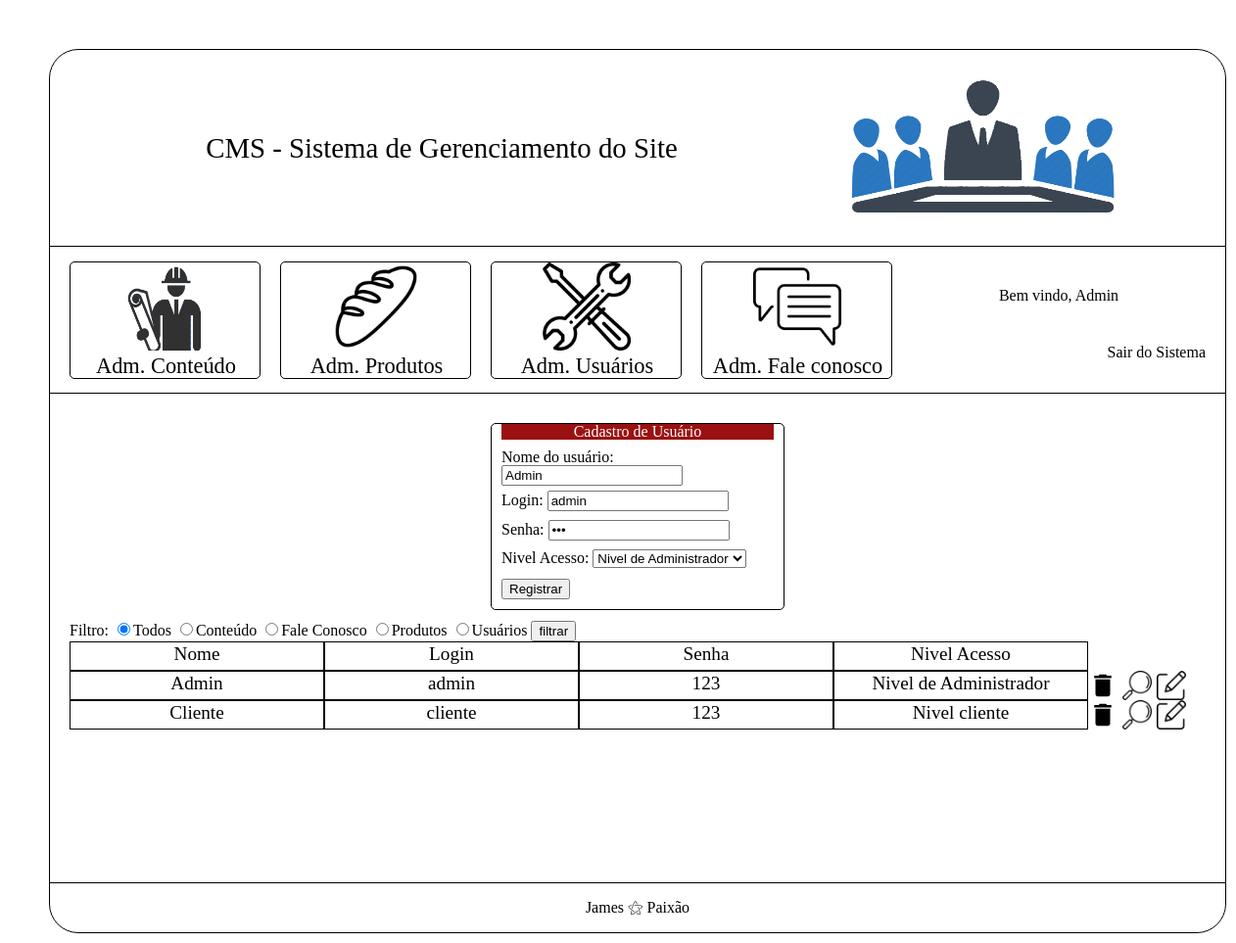
The page /cms/pagina_usuarios.php?modo=editar&id=1 (signed in) on the database its author committed.
### tables this page shows
create table tblUsuario (
	idUsuario int(11) not null auto_increment primary key,
    nome varchar(200) not null,
    login varchar(200) not null,
    senha varchar(100) not null,
    idNivelAcesso int(11) not null,
    constraint FK_idNivelAcesso_tblUsuario foreign key (idNivelAcesso)
    references tblNivelAcesso (idNivelAcesso)
);

create table tblNivelAcesso (
	idNivelAcesso int(11) not null auto_increment primary key,
    nomeNivel varchar(200) not null,
    acessoConteudo boolean not null,
    acessoFaleConosco boolean not null,
    acessoProduto boolean not null,
    acessoUsuarios boolean not null
);

### cms/pagina_usuarios.php (the view, shortened to what this page needs)
<?php
    $conexao = conexaoMysql();
    $dominio= $_SERVER['HTTP_HOST'];
    $url = "http://" . $dominio. $_SERVER['REQUEST_URI'];
    if(isset($_POST['botao_filtrar'])){
        if($_GET['modo']){
            if($_GET['modo'] == 'filtrar'){
                $filtro = $_POST['input_filter'];
                switch($filtro){
                    case "c":
                        $sqlQuerySelect = "select tblUsuario.*, tblNivelAcesso.nomeNivel
                            from tblUsuario, tblNivelAcesso
                            where tblUsuario.idNivelAcesso = tblNivelAcesso.idNivelAcesso
                            and tblNivelAcesso.acessoConteudo = 1
                            order by tblUsuario.nome";
                    break;
                    case "f":
                        $sqlQuerySelect = "select tblUsuario.*, tblNivelAcesso.nomeNivel
                            from tblUsuario, tblNivelAcesso
                            where tblUsuario.idNivelAcesso = tblNivelAcesso.idNivelAcesso
                            and tblNivelAcesso.acessoFaleConosco = 1
                            order by tblUsuario.nome";
                    break;
                    case "p":
                        $sqlQuerySelect = "select tblUsuario.*, tblNivelAcesso.nomeNivel
                            from tblUsuario, tblNivelAcesso
                            where tblUsuario.idNivelAcesso = tblNivelAcesso.idNivelAcesso
                            and tblNivelAcesso.acessoProduto = 1
                            order by tblUsuario.nome";
                    break;
                    case "u":
                        $sqlQuerySelect = "select tblUsuario.*, tblNivelAcesso.nomeNivel
                            from tblUsuario, tblNivelAcesso
                            where tblUsuario.idNivelAcesso = tblNivelAcesso.idNivelAcesso
                            and tblNivelAcesso.acessoUsuarios = 1
                            order by tblUsuario.nome";
                    break;
                    default:
                        $sqlQuerySelect = "select tblUsuario.*, tblNivelAcesso.nomeNivel
                            from tblUsuario, tblNivelAcesso
                            where tblUsuario.idNivelAcesso = tblNivelAcesso.idNivelAcesso
                            order by tblUsuario.nome";
                    break;
                }
            }
        }
    }
    else{
        $sqlQuerySelect = "select tblUsuario.*, tblNivelAcesso.nomeNivel
                            from tblUsuario, tblNivelAcesso
                            where tblUsuario.idNivelAcesso = tblNivelAcesso.idNivelAcesso
                            order by tblUsuario.nome";
    }
    $select = mysqli_query($conexao, $sqlQuerySelect);
    $action = "modulos/inserir_usuario.php?modo=inserir&url=".$url;
    $nome = null;
    $login = null;
    $senha = null;
    $idNivelAcesso = null;
    $nomeNivel = null;
    if(isset($_GET['modo'])){
        if($_GET['modo'] == 'editar'){
            if(isset($_GET['id'])){
                $id = $_GET['id'];
                $querySelectUsuario = "
                    select tblUsuario.*,
                    tblNivelAcesso.idNivelAcesso, tblNivelAcesso.nomeNivel
                    from tblUsuario, tblNivelAcesso
                    where tblUsuario.idNivelAcesso = tblNivelAcesso.idNivelAcesso
                    and tblUsuario.idUsuario = ".$id;
                $selectDados = mysqli_query($conexao, $querySelectUsuario);
                if($rsInfoUsuario = mysqli_fetch_assoc($selectDados)){
                    $nome = $rsInfoUsuario['nome'];
                    $login = $rsInfoUsuario['login'];
                    $senha = $rsInfoUsuario['senha'];
                    $idNivelAcesso = $rsInfoUsuario['idNivelAcesso'];
                    $nomeNivel = $rsInfoUsuario['nomeNivel'];
                    $action = "modulos/atualizar.php?modo=atualizar&id=".$rsInfoUsuario['idUsuario']."&url=".$url."&origem=pagina_usuarios";
                }
            }
        }
    }
?>
<!DOCTYPE html>
<html lang="pt-br">
    <head>
        <?php
            require_once('modulos/imports.php');
        ?>
    </head>
    <body>
        <div id="div_cms">
            <?php
                require_once('modulos/menu.php');
            ?>
            <div id="div_submenus_cms">
                <form action="<?=$action?>" name="form_adm_usuario_cadastrar" method="post">
                    <div class="div_cadastro">
                        <div class="titulo_do_cadastro">Cadastro de Usuário</div>
                        <div class="input_cadastro">
                            Nome do usuário: <input type="text" name="nome_input_usuario" value="<?=$nome?>" required>
                        </div>
                        <div class="input_cadastro">
                            Login: <input type="text" name="login_input" value="<?=$login?>" required>
                        </div>
                        <div class="input_cadastro">
                            Senha: <input type="password" name="senha_input" value="<?=$senha?>" required>
                        </div>
                        <div class="input_cadastro">
                            Nivel Acesso:
                            <select name="nivel_acesso_select">
                                <?php
                                    if(isset($_GET['modo'])){
                                        if($_GET['modo'] == 'editar'){
                                            ?>
                                                <option value="<?=$idNivelAcesso?>"><?=$nomeNivel?></option>
                                            <?php
                                        }
                                    }
                                    else{
                                ?>
                                        <option value="">Selecione um Nivel</option>
                                <?php
                                    }
                                ?>
                            </select>
                        </div>
                        <div class="botaoRegistrar">
                            <input type="submit" name="submit_cms" value="Registrar">
                        </div>
                    </div>
                </form>
                <form name="filtro_adm_fale_conosco" action="pagina_usuarios.php?modo=filtrar" method="post">
                    Filtro:
                    <input type="radio" name="input_filter" value="a" checked>Todos
                    <input type="radio" name="input_filter" value="c">Conteúdo
                    <input type="radio" name="input_filter" value="f">Fale Conosco
                    <input type="radio" name="input_filter" value="p">Produtos
                    <input type="radio" name="input_filter" value="u">Usuários
                    <input type="submit" value="filtrar" name="botao_filtrar">
                </form>
                <div class="div_comentarios">
                    <div class="user_name">Nome</div>
                    <div class="user_login">Login</div>
                    <div class="user_password">Senha</div>
                    <div class="user_level">Nivel Acesso</div>
                </div>
                <?php
                    while($rsSelect = mysqli_fetch_assoc($select)){
                        ?>
                            <div class="div_comentarios">
                                <div class="user_name"><?=$rsSelect['nome']?></div>
                                <div class="user_login"><?=$rsSelect['login']?></div>
                                <div class="user_password"><?=$rsSelect['senha']?></div>
                                <div class="user_level"><?=$rsSelect['nomeNivel']?></div>
                                <a onclick="return confirm('Deseja realmente excluir o registro?');"
                                href="./modulos/deletar.php?modo=excluir&id=<?=$rsSelect['idUsuario']?>&tabela=tblUsuario&coluna=idUsuario&url=<?=$url?>">
                                    <div class="excluir"></div>
                                </a>
                                <div class="visualizar" onclick="visualizarUsuario(<?=$rsSelect['idUsuario']?>);"></div>
                                <a href="pagina_usuarios.php?modo=editar&id=<?=$rsSelect['idUsuario']?>">
                                    <div class="editar"></div>
                                </a>
                            </div>
                        <?php
                    }
                ?>
            </div>
            <div id="footer_cms">
                 James ⚝ Paixão
            </div>
        </div>
    </body>
</html>

### cms/css/style.css (style rules this page uses)
* { user-select: none; }
body { padding: 50px; }
a { text-decoration: none; color: #000000; }
#div_cms { width: 1200px; min-height: 800px; height: auto; margin-left: auto; margin-right: auto; border: black 1px solid; border-radius: 30px; }
#div_submenus_cms { width: inherit; min-height: 500px; height: auto; overflow: hidden; padding: 20px; box-sizing: border-box; border-bottom: 1px solid black; }
.div_cadastro { width: 300px; min-height: 100px; height: auto; border: solid 1px black; box-sizing: border-box; padding: 10px; padding-top: 0px; border-radius: 5px; margin-bottom: 10px; margin-top: 10px; margin-left: auto; margin-right: auto; }
.titulo_do_cadastro { text-align: center; background-color: #9b1111; color: white; margin-bottom: 10px; }
.input_cadastro { width: 100%; min-height: 25px; height: auto; overflow: hidden; box-sizing: border-box; margin-bottom: 5px; }
.user_name { width: 260px; height: 30px; border: 1px black solid; box-sizing: border-box; font-size: 1.2em; line-height: 1.2em; text-align: center; float: left; }
.user_login { width: 260px; height: 30px; border: 1px black solid; box-sizing: border-box; font-size: 1.2em; line-height: 1.2em; text-align: center; float: left; }
.user_password { width: 260px; height: 30px; border: 1px black solid; box-sizing: border-box; font-size: 1.2em; line-height: 1.2em; text-align: center; float: left; }
.user_level { width: 260px; height: 30px; border: 1px black solid; box-sizing: border-box; font-size: 1.2em; line-height: 1.2em; text-align: center; float: left; }
.div_comentarios { width: 1160px; min-height: 30px; height: auto; float: left; }
.excluir { width: 30px; height: 30px; margin-right: 5px; float: left; background-repeat: no-repeat; background-size: cover; background-image: url(../imagens/delete-24px.svg); }
.visualizar { width: 30px; height: 30px; margin-right: 5px; float: left; background-repeat: no-repeat; background-size: cover; background-image: url(../imagens/visualizar.png); }
.editar { width: 30px; height: 30px; margin-right: 5px; float: left; background-repeat: no-repeat; background-size: cover; background-image: url(../imagens/editar.png); }
#footer_cms { width: inherit; height: 50px; line-height: 50px; text-align: center; }

### rows shown on the page
tblusuario: nome_input_usuario "Admin", login_input "admin", nivel_acesso_select "Nivel de Administrador", nome "Admin", login "admin", senha "123", idNivelAcesso.nomeNivel "Nivel de Administrador"
tblusuario: nome "Cliente", login "cliente", senha "123", idNivelAcesso.nomeNivel "Nivel cliente"

### other values the page prints
$_SESSION['nomeUsuario'] "Admin"
